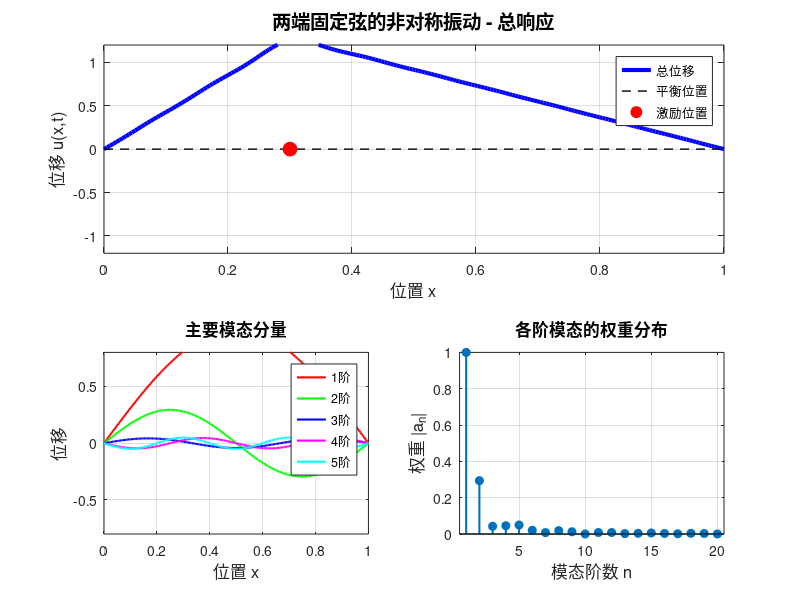

MATLAB code for this plot: (Note: this script raises an error after producing the figure.)
% 两端固定弦的非对称振动 - 振型叠加动画
clear; clc; close all;

% 参数设置
L = 1;          % 弦长
c = 1;          % 波速
N_modes = 20;   % 考虑的模态数
duration = 5;   % 动画时长
fps = 25;       % 帧率

% 非对称激励位置（不在中点）
excitation_pos = 0.3 * L;

% 空间离散化
x = linspace(0, L, 200);

% 时间离散化
t = linspace(0, duration, duration * fps);

% 初始化图形窗口
figure('Position', [100, 100, 1200, 800]);

% 计算各阶模态的权重（非对称激励）
weights = zeros(1, N_modes);
for n = 1:N_modes
    % 模态形状函数（正弦函数）
    phi_n = sin(n * pi * excitation_pos / L);
    % 权重与激励位置的模态值成正比
    weights(n) = phi_n / n^2;  % n^2 使得高阶模态振幅衰减
end

% 归一化权重
weights = weights / max(abs(weights));

% 创建GIF文件
filename = 'string_vibration.gif';

for frame = 1:length(t)
    clf;
    
    % 初始化总位移和各阶模态位移
    total_displacement = zeros(size(x));
    mode_displacements = zeros(N_modes, length(x));
    
    % 计算各阶模态的响应
    for n = 1:N_modes
        % 第n阶模态的频率
        omega_n = n * pi * c / L;
        
        % 第n阶模态的形状函数
        phi_n = sin(n * pi * x / L);
        
        % 第n阶模态的时间函数（简谐振动）
        time_factor = cos(omega_n * t(frame));
        
        % 第n阶模态的位移
        mode_displacement = weights(n) * phi_n * time_factor;
        mode_displacements(n, :) = mode_displacement;
        
        % 叠加到总位移
        total_displacement = total_displacement + mode_displacement;
    end
    
    % 绘制总振动
    subplot(2, 2, [1, 2]);
    plot(x, total_displacement, 'b-', 'LineWidth', 3);
    hold on;
    plot([0, L], [0, 0], 'k--', 'LineWidth', 1);
    plot(excitation_pos, 0, 'ro', 'MarkerSize', 10, 'MarkerFaceColor', 'r');
    xlabel('位置 x', 'FontSize', 12);
    ylabel('位移 u(x,t)', 'FontSize', 12);
    title('两端固定弦的非对称振动 - 总响应', 'FontSize', 14);
    grid on;
    axis([0, L, -1.2, 1.2]);
    legend('总位移', '平衡位置', '激励位置', 'Location', 'northeast');
    
    % 绘制前几阶主要模态
    subplot(2, 2, 3);
    colors = {'r', 'g', 'b', 'm', 'c'};
    for n = 1:min(5, N_modes)
        plot(x, mode_displacements(n, :), colors{n}, 'LineWidth', 1.5);
        hold on;
    end
    xlabel('位置 x', 'FontSize', 12);
    ylabel('位移', 'FontSize', 12);
    title('主要模态分量', 'FontSize', 12);
    grid on;
    axis([0, L, -0.8, 0.8]);
    legend('1阶', '2阶', '3阶', '4阶', '5阶', 'Location', 'northeast');
    
    % 绘制模态权重
    subplot(2, 2, 4);
    stem(1:N_modes, abs(weights), 'filled', 'LineWidth', 1.5);
    xlabel('模态阶数 n', 'FontSize', 12);
    ylabel('权重 |a_n|', 'FontSize', 12);
    title('各阶模态的权重分布', 'FontSize', 12);
    grid on;
    xlim([0.5, N_modes + 0.5]);
    
    % 添加时间信息
    sgtitle(sprintf('非对称振动 (激励位置: %.1fL, 时间: %.2f s)', ...
           excitation_pos/L, t(frame)), 'FontSize', 16);
    
    % 捕获帧并写入GIF
    drawnow;
    frame_img = getframe(gcf);
    im = frame2im(frame_img);
    [imind, cm] = rgb2ind(im, 256);
    
    if frame == 1
        imwrite(imind, cm, filename, 'gif', 'Loopcount', inf, 'DelayTime', 1/fps);
    else
        imwrite(imind, cm, filename, 'gif', 'WriteMode', 'append', 'DelayTime', 1/fps);
    end
end

% 显示模态信息
fprintf('非对称振动参数:\n');
fprintf('弦长: L = %.1f\n', L);
fprintf('激励位置: x = %.2fL\n', excitation_pos/L);
fprintf('考虑的模态数: %d\n', N_modes);
fprintf('前5阶模态权重:\n');
for n = 1:min(5, N_modes)
    fprintf('  第%d阶: %.4f\n', n, weights(n));
end

fprintf('\nGIF动画已保存为: %s\n', filename);

% 额外分析：显示非对称性特征
fprintf('\n非对称性分析:\n');
even_modes = weights(2:2:end);
odd_modes = weights(1:2:end);
fprintf('偶阶模态平均权重: %.4f\n', mean(abs(even_modes)));
fprintf('奇阶模态平均权重: %.4f\n', mean(abs(odd_modes)));
fprintf('非对称系数: %.4f\n', mean(abs(even_modes))/mean(abs(odd_modes)));